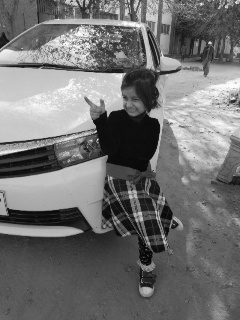
#> input picture ImageProcessing/Ch2-images/child_3.jpg, 240 x 320 px, found by its file name
$ python P-2-17-Scaling.py
#> lines starting #> are read from the running program, lines starting #| are printed output that depends on the picture
import cv2 as cv
import numpy as np
filepath="ImageProcessing/Ch2-images/child_3.jpg"
img=cv.imread(filepath,0)
#> img is the input picture: shape (320, 240); min 0, max 255, mean 113.5
h,w=img.shape
#> h = 320; w = 240
# scale up
img_scaledup=cv.resize(img,(2*h,2*w))
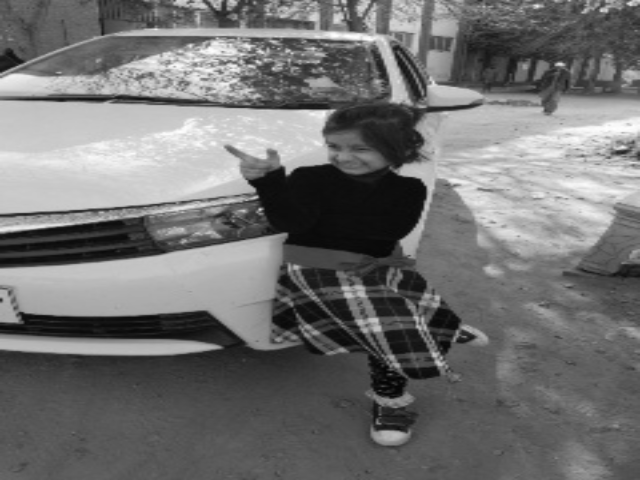
#> img_scaledup: shape (480, 640); min 4, max 255, mean 113.4
#scale down
nh=int(h/2)
#> nh = 160
nw=int(w/2)
#> nw = 120
img_scaleddown=cv.resize(img,(nh,nw))
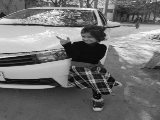
#> img_scaleddown: shape (120, 160); min 5, max 252, mean 113.3
cv.imshow("Original Image",img)
cv.imshow("Scaled Up Image",img_scaledup)
cv.imshow("Scaled Down Image",img_scaleddown)
cv.waitKey(0)

$ run again, with ImageProcessing/Ch2-images/apple.jpg copied over ImageProcessing/Ch2-images/child_3.jpg
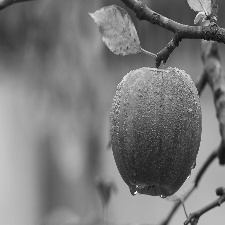
#> input picture ImageProcessing/Ch2-images/apple.jpg, 225 x 225 px, found by its file name
#> img is the input picture: shape (225, 225); min 9, max 255, mean 121.1
#> `img_scaledup=cv.resize(img,(2*h,2*w))`:
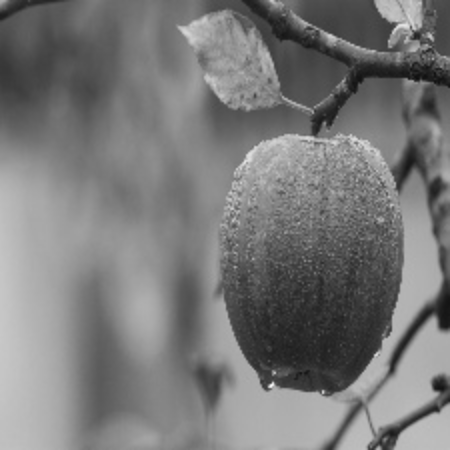
#> img_scaledup: shape (450, 450); min 14, max 247, mean 121
#> `img_scaleddown=cv.resize(img,(nh,nw))`:
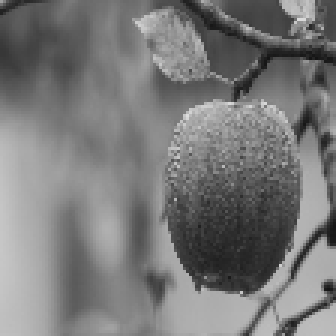
#> img_scaleddown: shape (112, 112) (shown 3 times larger); min 20, max 220, mean 120.9
